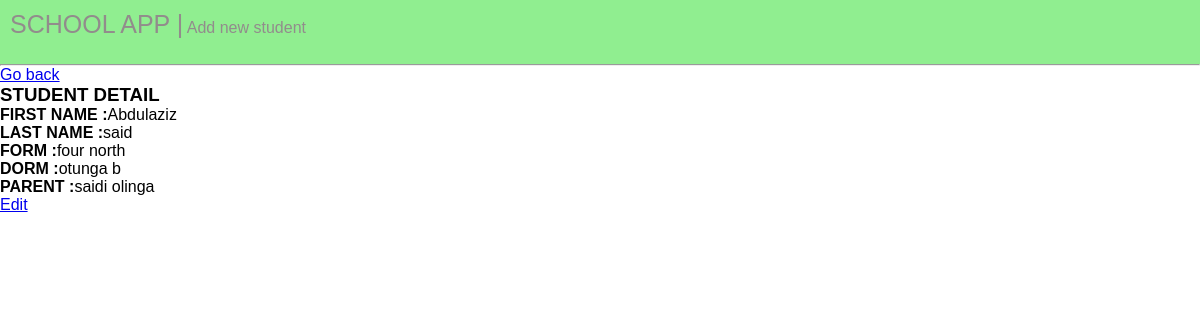
/studentdetail/1, run on the app's committed database.
### studapp/models.py (models this page shows, shortened)
class Student(models.Model):
    fname=models.CharField(max_length=100)
    lname=models.CharField(max_length=100)
    form=models.CharField(max_length=10)
    dorm=models.CharField(max_length=100)
    parent_name=models.CharField(max_length=100)

### studapp/views.py (the view)
# urls.py: path('studentdetail/<int:pk>',views.StudDetail.as_view(),name='studdetail'),
class StudDetail(DetailView):
    model=Student
    queryset=Student.objects.all()
    template_name='studapp/stud_detail.html'

### studapp/templates/studapp/stud_detail.html
{%  extends 'studapp/base.html' %}
{% block content %}
<a href="{% url 'studapp:studlist' %}">Go back</a>
<h3>STUDENT DETAIL</h3>
<div>
    <p><b>FIRST NAME :</b>{{ object.fname }}</p>
    <p><b>LAST NAME :</b>{{ object.lname }}</p>
    <p><b>FORM :</b>{{ object.form }}</p>
    <p><b>DORM :</b>{{ object.dorm }}</p>
    <p><b>PARENT :</b>{{ object.parent_name }}</p>
</div>
<div>
    <a href="{% url 'studapp:updatestudent' object.id %}">Edit</a>
</div>
{% endblock %}

### studapp/static/css/styles.css (style rules this page uses)
* { margin: 0; padding: 0; font-family: sans-serif; }

### data on the page
Student: fname "Abdulaziz", lname "said", form "four north", dorm "otunga b", parent_name "saidi olinga"
